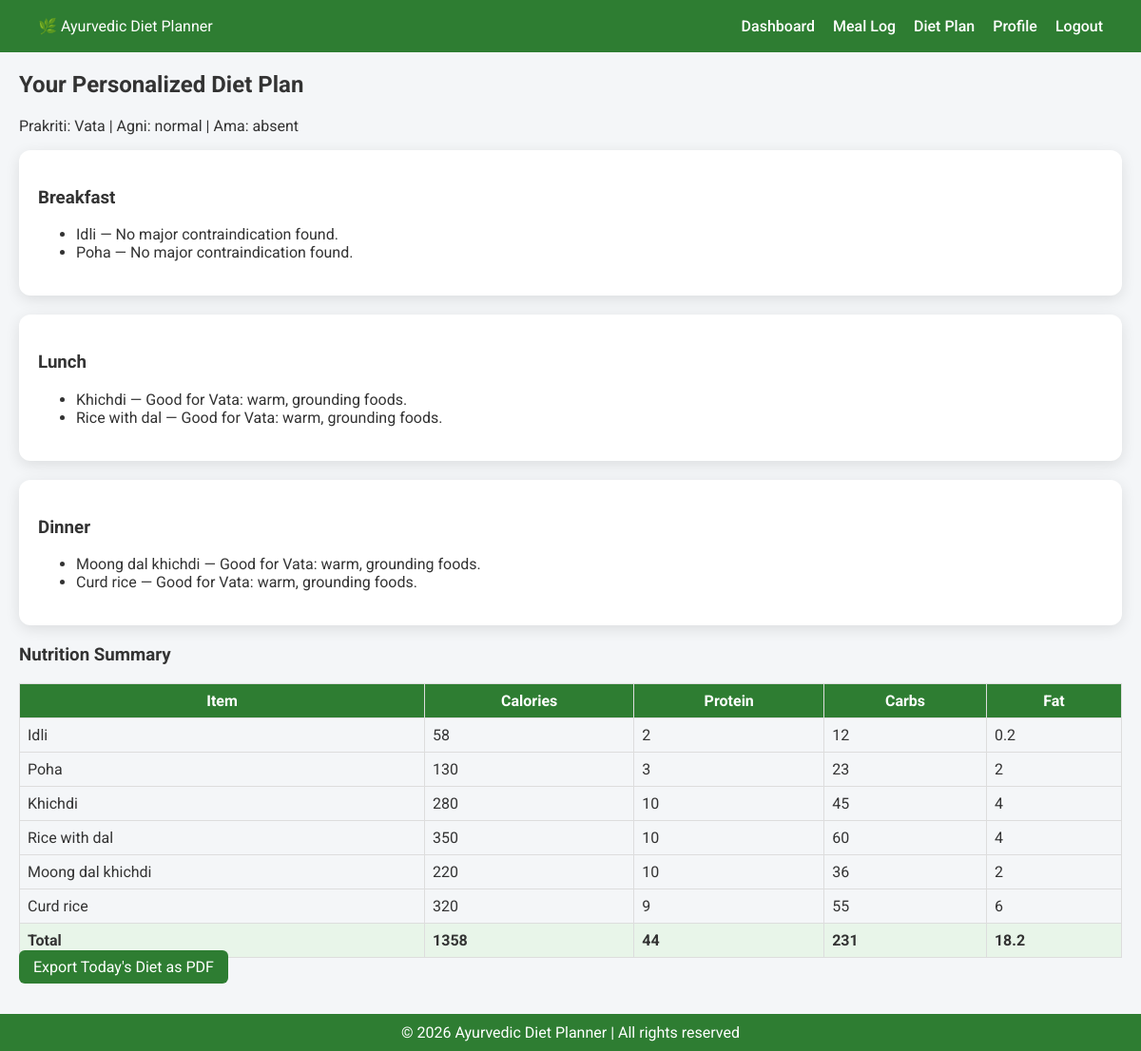
Screenshot of /diet_plan_page (signed in) with the database file from the repository.
### app.py (models this page shows)
class Patient(db.Model):
    id = db.Column(db.Integer, primary_key=True)
    name = db.Column(db.String(150), nullable=False)
    age = db.Column(db.Integer)
    email = db.Column(db.String(150), unique=True, nullable=False)
    password = db.Column(db.String(200), nullable=False)
    prakriti = db.Column(db.String(100))      # Vata/Pitta/Kapha/combination/Balanced
    agni = db.Column(db.String(50))           # weak/normal/hyper
    ama = db.Column(db.String(50))            # present/absent/mild
    allergy = db.Column(db.String(250))       # comma-separated
    created_at = db.Column(db.DateTime, default=datetime.datetime.utcnow)
    meals = db.relationship('MealLog', backref='patient', lazy=True)

### app.py (the view)
@app.route('/diet_plan_page')
def diet_plan_page():
    if 'user_id' not in session:
        return redirect(url_for('login'))
    p = Patient.query.get(session['user_id'])
    if not p.prakriti:
        flash("Fill the questionnaire first to get a tailored plan", "warning")
        return redirect(url_for('questionnaire'))
    plan = generate_meal_plan(p.prakriti, p.agni, p.ama)
    selected = [i for sub in plan.values() for i in sub]
    total, details = nutrition_summary(selected)
    allergy_list = [a.strip() for a in (p.allergy or "").split(",") if a.strip()]
    evaluation = {item: evaluate_food(item, p.prakriti, p.agni, p.ama, allergy_list) for item in selected}
    evaluation = {k: {"ok": v[0], "msg": v[1]} for k,v in evaluation.items()}
    nutrition = {"total": total, "details": details}
    return render_template('diet_plan_page.html', patient=p, plan=plan, nutrition=nutrition, evaluation=evaluation)

### app.py (called while the page is built)
@app.context_processor
def inject_now():
    return {'now_year': datetime.datetime.utcnow().year}

def nutrition_summary(selected_items):
    total = {"calories":0, "protein":0, "carbs":0, "fat":0}
    details = {}
    for i in selected_items:
        info = nutrition_db.get(i)
        if info:
            details[i] = info
            total["calories"] += info.get("calories",0)
            total["protein"] += info.get("protein",0)
            total["carbs"] += info.get("carbs",0)
            total["fat"] += info.get("fat",0)
    for k in total:
        total[k] = round(total[k], 1)
    return total, details

### templates/diet_plan_page.html
{% extends "base.html" %}
{% block content %}
<h2>Your Personalized Diet Plan</h2>
<p>Prakriti: {{ patient.prakriti }} | Agni: {{ patient.agni }} | Ama: {{ patient.ama }}</p>
{% for meal, items in plan.items() %}
  <div class="card">
    <h3>{{ meal }}</h3>
    <ul>
      {% for it in items %}
        <li>
            {{ it }}
            {% if evaluation[it] %}
              — <span class="{{ 'ok' if evaluation[it].ok else 'avoid' }}">{{ evaluation[it].msg }}</span>
            {% endif %}
        </li>
      {% endfor %}
    </ul>
  </div>
{% endfor %}
<h3>Nutrition Summary</h3>
<table class="nutrition">
  <tr><th>Item</th><th>Calories</th><th>Protein</th><th>Carbs</th><th>Fat</th></tr>
  {% for item,info in nutrition.details.items() %}
    <tr>
      <td>{{ item }}</td>
      <td>{{ info.calories }}</td>
      <td>{{ info.protein }}</td>
      <td>{{ info.carbs }}</td>
      <td>{{ info.fat }}</td>
    </tr>
  {% endfor %}
  <tr class="total">
    <td>Total</td>
    <td>{{ nutrition.total.calories }}</td>
    <td>{{ nutrition.total.protein }}</td>
    <td>{{ nutrition.total.carbs }}</td>
    <td>{{ nutrition.total.fat }}</td>
  </tr>
</table>
<a class="btn" href="{{ url_for('export_diet') }}">Export Today's Diet as PDF</a>
{% endblock %}

### static/css/style.css (style rules this page uses)
body { font-family: 'Roboto', sans-serif; margin: 0; background: #f4f6f8; color: #333; }
.card { background: #fff; border-radius: 12px; padding: 20px; box-shadow: 0 4px 15px rgba(0,0,0,0.1); margin-bottom: 20px; }
.btn { background: #2e7d32; color: #fff; border: none; padding: 8px 15px; margin-top: 10px; border-radius: 6px; cursor: pointer; text-decoration: none; }
table.nutrition, table { width: 100%; border-collapse: collapse; }
table.nutrition th, table.nutrition td, table th, table td { border: 1px solid #ddd; padding: 8px; }
table.nutrition th, table th { background: #2e7d32; color: #fff; }
.total { font-weight: bold; background: #e8f5e9; }

### rows the page displays
Patient: prakriti "Vata", agni "normal", ama "absent"

### other values shown
{{ meal }} "Breakfast" "Lunch" "Dinner"
{{ it }} "Idli" "Poha" "Khichdi" "Rice with dal" "Moong dal khichdi" "Curd rice"
{{ evaluation[it].msg }} "No major contraindication found." "No major contraindication found." "Good for Vata: warm, grounding foods." "Good for Vata: warm, grounding foods." "Good for Vata: warm, grounding foods." "Good for Vata: warm, grounding foods."
{{ item }} "Idli" "Poha" "Khichdi" "Rice with dal" "Moong dal khichdi" "Curd rice"
{{ info.calories }} "58" "130" "280" "350" "220" "320"
{{ info.protein }} "2" "3" "10" "10" "10" "9"
{{ info.carbs }} "12" "23" "45" "60" "36" "55"
{{ info.fat }} "0.2" "2" "4" "4" "2" "6"
{{ nutrition.total.calories }} "1358"
{{ nutrition.total.protein }} "44"
{{ nutrition.total.carbs }} "231"
{{ nutrition.total.fat }} "18.2"
